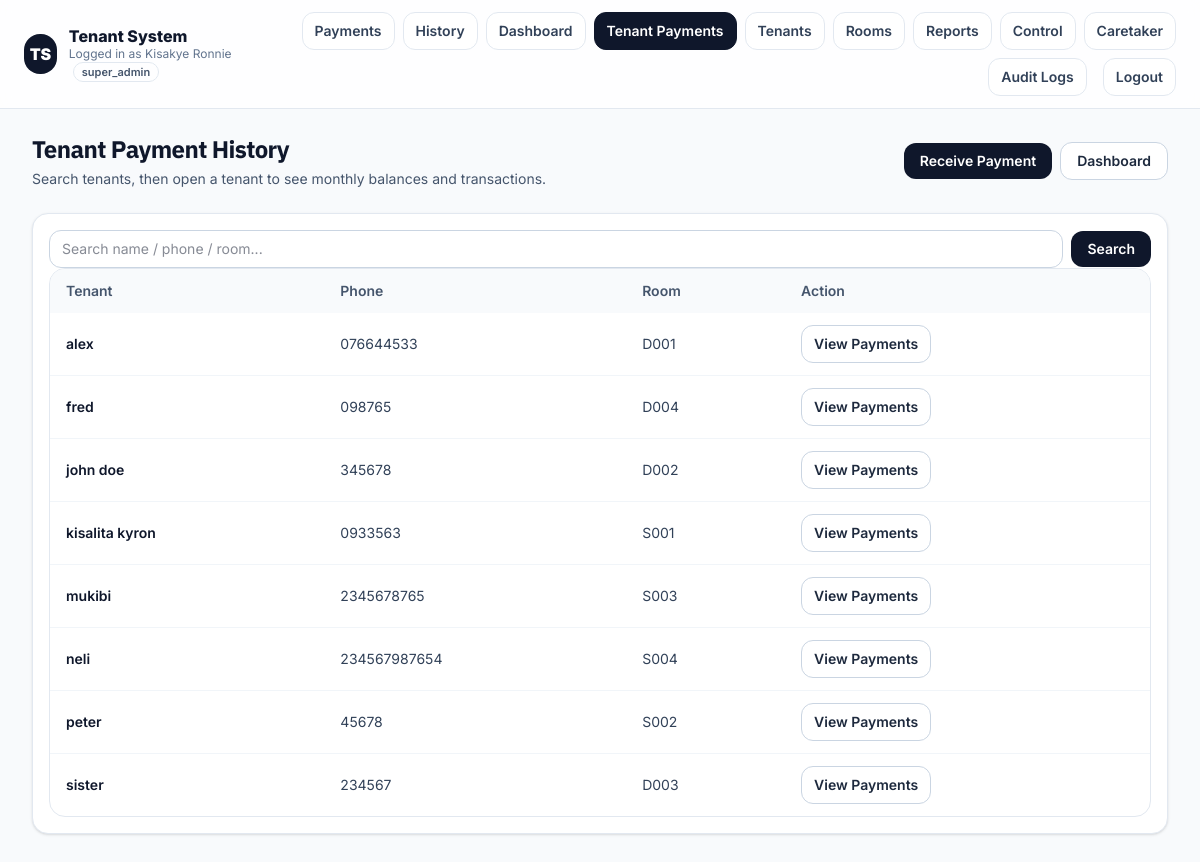
Page /public/tenant_payments.php (signed in) on the earlier database version.
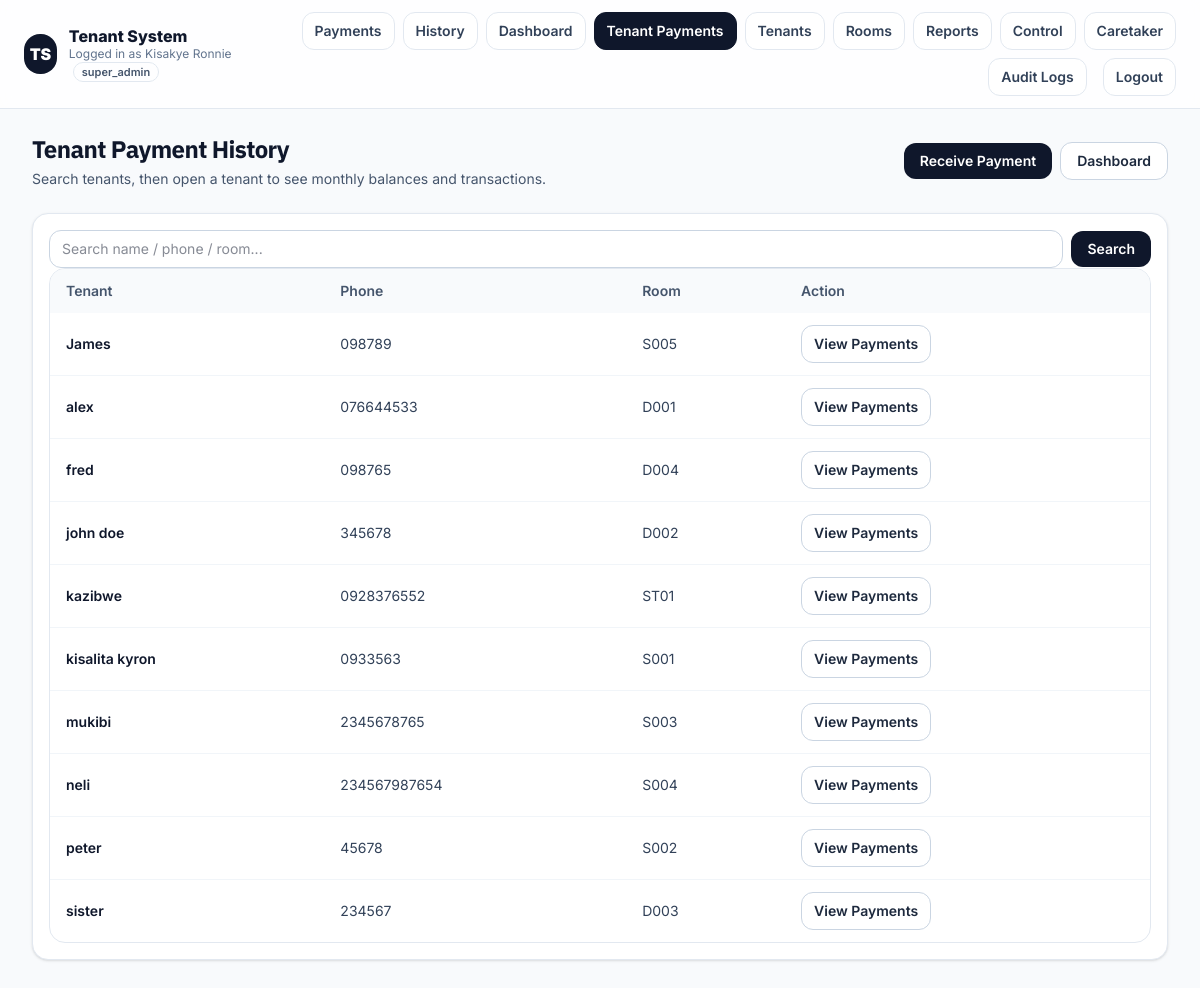
Same page on the later database version.
### tables this page shows
CREATE TABLE "tenants" (
    id INTEGER PRIMARY KEY AUTOINCREMENT,

    admin_id INTEGER NOT NULL,
    room_id INTEGER,

    full_name TEXT NOT NULL,
    phone TEXT,
    email TEXT,

    move_in_date DATE,
    exit_date DATE,

    status TEXT DEFAULT 'active',

    rent_due_date DATE,
    rent_due_day INTEGER,
    monthly_rent REAL,

    created_at DATETIME,
    updated_at DATETIME
);

CREATE TABLE rooms (
            id INTEGER PRIMARY KEY AUTOINCREMENT,
            room_number TEXT NOT NULL,
            room_type_id INTEGER NOT NULL,
            status TEXT DEFAULT 'free',
            monthly_rent INTEGER DEFAULT 0,
            admin_id INTEGER NOT NULL, notes TEXT,
            FOREIGN KEY (room_type_id) REFERENCES room_types(id)
                ON DELETE RESTRICT
                ON UPDATE CASCADE
        );

### core/helpers.php (called while the page is built, shortened)
<?php
if (!function_exists('e')) {
    function e($v): string
    {
        return htmlspecialchars((string)($v ?? ''), ENT_QUOTES | ENT_SUBSTITUTE, 'UTF-8');
    }
}
?>

### public/tenant_payments.php (the view, shortened to what this page needs)
<?php
require_once __DIR__ . '/../core/bootstrap.php';
$adminId  = (int)($_SESSION['admin_id'] ?? 0);
$q        = trim((string)($_GET['q'] ?? ''));
$sql = "
    SELECT
        t.id,
        t.full_name,
        t.phone,
        r.room_number
    FROM tenants t
    LEFT JOIN rooms r ON t.room_id = r.id
    WHERE t.admin_id = ?
";
$params = [$adminId];
$sql .= " ORDER BY t.full_name LIMIT 20";
$stmt = $pdo->prepare($sql);
$stmt->execute($params);
$tenantList = $stmt->fetchAll(PDO::FETCH_ASSOC) ?: [];
?>
<!doctype html>
<html lang="en">
<head>
  <link rel="stylesheet" href="assets/css/tailwind.css">
</head>
<body class="min-h-screen bg-slate-50 text-slate-900">
  <?php
  $navPath = __DIR__ . '/partials/navbar.php';
  if (is_file($navPath)) require $navPath;
  ?>
  <main class="mx-auto max-w-7xl px-4 sm:px-6 lg:px-8 py-6">
    <div class="mb-6 flex flex-col gap-3 sm:flex-row sm:items-center sm:justify-between">
      <div>
        <h1 class="text-2xl font-bold tracking-tight font-alt">Tenant Payment History</h1>
        <p class="mt-1 text-sm text-slate-600">
          Search tenants, then open a tenant to see monthly balances and transactions.
        </p>
      </div>
      <div class="flex items-center gap-2">
        <a href="payments.php"
           class="inline-flex items-center rounded-xl bg-slate-900 px-4 py-2 text-sm font-semibold text-white hover:bg-slate-800">
          Receive Payment
        </a>
        <a href="dashboard.php"
           class="inline-flex items-center rounded-xl border border-slate-300 bg-white px-4 py-2 text-sm font-semibold text-slate-800 hover:bg-slate-50">
          Dashboard
        </a>
      </div>
    </div>
    <div class="rounded-2xl border border-slate-200 bg-white p-4 shadow-sm mb-6">
      <form method="get" class="flex flex-col gap-2 sm:flex-row sm:items-center">
        <input
          name="q"
          value="<?= e($q) ?>"
          placeholder="Search name / phone / room..."
          class="w-full sm:max-w-md rounded-xl border border-slate-300 bg-white px-3 py-2 text-sm outline-none focus:border-slate-400"
        />
        <button class="inline-flex items-center justify-center rounded-xl bg-slate-900 px-4 py-2 text-sm font-semibold text-white hover:bg-slate-800">
          Search
        </button>
      </form>
      <div class="mt-4 overflow-hidden rounded-2xl border border-slate-200">
        <div class="overflow-x-auto">
          <table class="min-w-full text-sm">
            <thead class="bg-slate-50 text-slate-600">
              <tr>
                <th class="px-4 py-3 text-left font-semibold">Tenant</th>
                <th class="px-4 py-3 text-left font-semibold">Phone</th>
                <th class="px-4 py-3 text-left font-semibold">Room</th>
                <th class="px-4 py-3 text-left font-semibold">Action</th>
              </tr>
            </thead>
            <tbody class="divide-y divide-slate-100">
              <?php foreach ($tenantList as $t): ?>
                <tr class="hover:bg-slate-50" id="tenant-row-<?= (int)$t['id'] ?>">
                  <td class="px-4 py-3 font-semibold"><?= e($t['full_name'] ?? '') ?></td>
                  <td class="px-4 py-3 text-slate-700"><?= e($t['phone'] ?? '') ?></td>
                  <td class="px-4 py-3 text-slate-700"><?= e($t['room_number'] ?? '—') ?></td>
                  <td class="px-4 py-3">
                    <a
                      href="?tenant_id=<?= (int)$t['id'] ?>&q=<?= urlencode($q) ?>#tenant-row-<?= (int)$t['id'] ?>"
                      class="inline-flex items-center rounded-xl border border-slate-300 bg-white px-3 py-2 text-sm font-semibold text-slate-800 hover:bg-slate-50"
                    >
                      View Payments
                    </a>
                  </td>
                </tr>
              <?php endforeach; ?>
            </tbody>
          </table>
        </div>
      </div>
    </div>
  </main>
</body>
</html>

Differences in the rows shown:
added tenants: full_name "James", phone "098789", room.room_number "S005"
added tenants: full_name "kazibwe", phone "0928376552", room.room_number "ST01"
